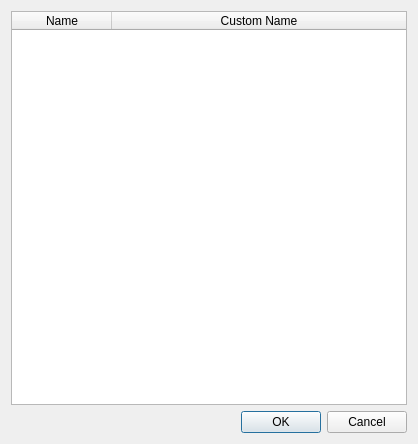
<?xml version="1.0" encoding="UTF-8"?>
<ui version="4.0">
 <class>DialogDimensionCustomNames</class>
 <widget class="QDialog" name="DialogDimensionCustomNames">
  <property name="geometry">
   <rect>
    <x>0</x>
    <y>0</y>
    <width>418</width>
    <height>444</height>
   </rect>
  </property>
  <property name="windowTitle">
   <string>Dimension custom names</string>
  </property>
  <property name="windowIcon">
   <iconset resource="../share/resources/tapeicon.qrc">
    <normaloff>:/tapeicon/64x64/logo.png</normaloff>:/tapeicon/64x64/logo.png</iconset>
  </property>
  <layout class="QVBoxLayout" name="verticalLayout">
   <item>
    <widget class="QTableWidget" name="tableWidget">
     <attribute name="horizontalHeaderStretchLastSection">
      <bool>true</bool>
     </attribute>
     <attribute name="verticalHeaderVisible">
      <bool>false</bool>
     </attribute>
     <column>
      <property name="text">
       <string>Name</string>
      </property>
     </column>
     <column>
      <property name="text">
       <string>Custom Name</string>
      </property>
     </column>
    </widget>
   </item>
   <item>
    <widget class="QDialogButtonBox" name="buttonBox">
     <property name="orientation">
      <enum>Qt::Horizontal</enum>
     </property>
     <property name="standardButtons">
      <set>QDialogButtonBox::Cancel|QDialogButtonBox::Ok</set>
     </property>
    </widget>
   </item>
  </layout>
 </widget>
 <resources>
  <include location="../share/resources/tapeicon.qrc"/>
 </resources>
 <connections>
  <connection>
   <sender>buttonBox</sender>
   <signal>accepted()</signal>
   <receiver>DialogDimensionCustomNames</receiver>
   <slot>accept()</slot>
   <hints>
    <hint type="sourcelabel">
     <x>248</x>
     <y>254</y>
    </hint>
    <hint type="destinationlabel">
     <x>157</x>
     <y>274</y>
    </hint>
   </hints>
  </connection>
  <connection>
   <sender>buttonBox</sender>
   <signal>rejected()</signal>
   <receiver>DialogDimensionCustomNames</receiver>
   <slot>reject()</slot>
   <hints>
    <hint type="sourcelabel">
     <x>316</x>
     <y>260</y>
    </hint>
    <hint type="destinationlabel">
     <x>286</x>
     <y>274</y>
    </hint>
   </hints>
  </connection>
 </connections>
</ui>
